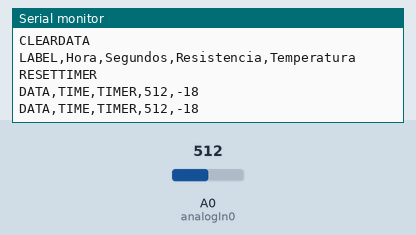
Simulated run of this sketch. Board: Arduino Uno, built with avr-gcc and run on an emulated ATmega328P. On the bench: the last lines printed to the serial monitor. The inputs (shaded band) are chosen by the test bench; at power-on: A0 (analogIn0) = 512.

Above: at 1.2 s.
1.3 s: A0 (analogIn0) set to 716
At 2.6 s:
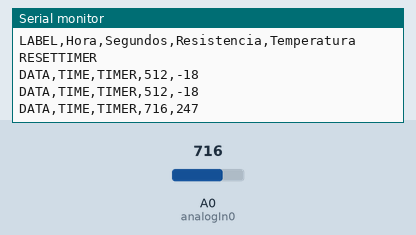
2.8 s: A0 (analogIn0) set to 900
At 3.8 s:
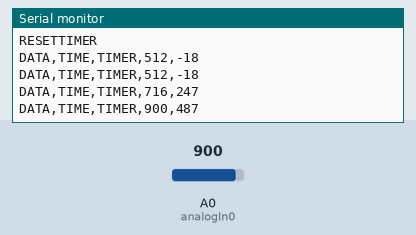
Timing chart, 0 to 5.8 s (numbered marks = the images above; inputs shaded):
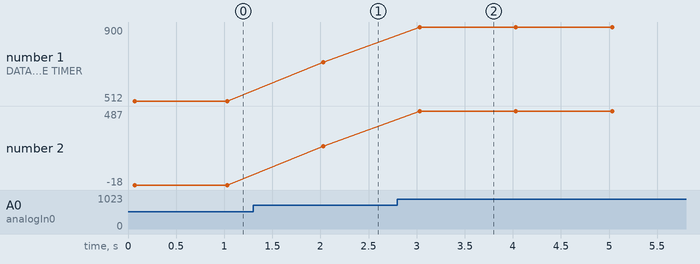

Measured:
- after the input at 1.3 s, the serial monitor: prints a new line after 0.73 s (image 1)
- after the input at 2.8 s, the serial monitor: prints a new line after 0.23 s (image 2)
- plotted number 1: 512 → 716 after the input at 1.3 s, 716 → 900 after the input at 2.8 s
- plotted number 2: -18 → 247 after the input at 1.3 s, 247 → 487 after the input at 2.8 s

The sketch:

RT3.ino
```cpp
const int analogIn0 = A0;

int pinRead0 = 0;

float sensorValue0 = 0;
float temp0 = 0;

void setup() {
  Serial.begin(9600);
  Serial.println("CLEARDATA");
  Serial.println("LABEL,Hora,Segundos,Resistencia,Temperatura");  //Etiquetas columnas excel
  Serial.println("RESETTIMER");
}


void loop() {
int sensorValue = analogRead(A0);
  pinRead0 = analogRead(analogIn0);
  sensorValue = ((pinRead0*1.304) -685.75);     //CALIBRACION: (valor Resistencia)*pendiente - intercepto

  Serial.print ("DATA,TIME,TIMER,");
  Serial.print (pinRead0);
  Serial.print (",");
  Serial.println (sensorValue);
  delay(1000);
  }
```
